Frame 1 (no input): blank canvas, image omitted
Frame 60 (no input): blank canvas, image omitted
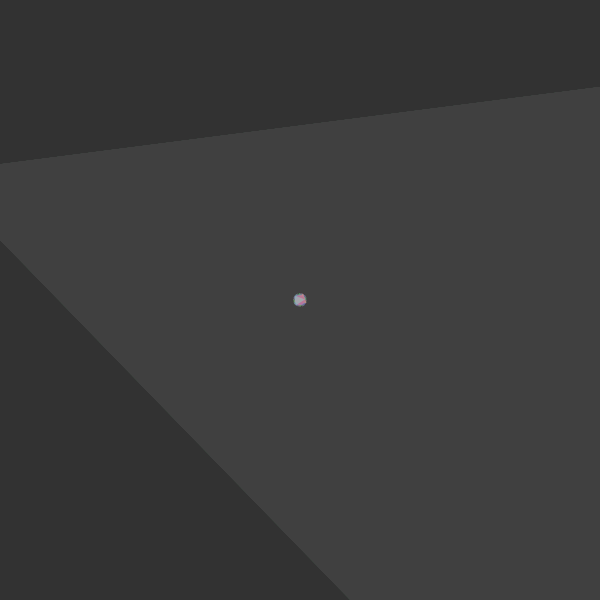
Frame 120 (the mouse pressed at the canvas centre since frame 60)

The p5.js sketch whose frames 1 and 60 were blank and that drew this single picture after the mouse press (run headless with seeded random() and noise() and a simulated clock; from frame 60 on, the mouse is pressed at the canvas centre):

// p5.js sketch
// ── sketch.js
let shapes = ['circle', 'square', 'triangle'];
let prevX, prevY;

function setup() {
  createCanvas(600, 600);
  background(50);
  noStroke();
  prevX = mouseX;
  prevY = mouseY;
}

function draw() {
  // Fade the background slightly each frame to create trails
  fill(50, 10); // Semi-transparent fill for fading effect
  rect(0, 0, width, height);
  
  // Calculate the speed of the mouse
  let mouseSpeed = dist(mouseX, mouseY, prevX, prevY);
  prevX = mouseX;
  prevY = mouseY;
  
  if (mouseIsPressed) {
    // Draw dynamic shapes
    let shapeType = random(shapes);
    let size = map(mouseSpeed, 0, 50, 10, 100); // Size based on speed
    let r = random(100, 255);
    let g = random(100, 255);
    let b = random(100, 255);
    fill(r, g, b, 150); // Color with transparency

    push();
    translate(mouseX, mouseY);
    let angle = random(TWO_PI);
    rotate(angle);
    
    if (shapeType === 'circle') {
      ellipse(0, 0, size, size);
    } else if (shapeType === 'square') {
      rectMode(CENTER);
      rect(0, 0, size, size);
    } else if (shapeType === 'triangle') {
      triangle(-size / 2, size / 2, size / 2, size / 2, 0, -size / 2);
    }
    
    pop();
  }
}

function keyPressed() {
  if (key === 'c' || key === 'C') {
    background(50); // Clear the canvas
  }
}
